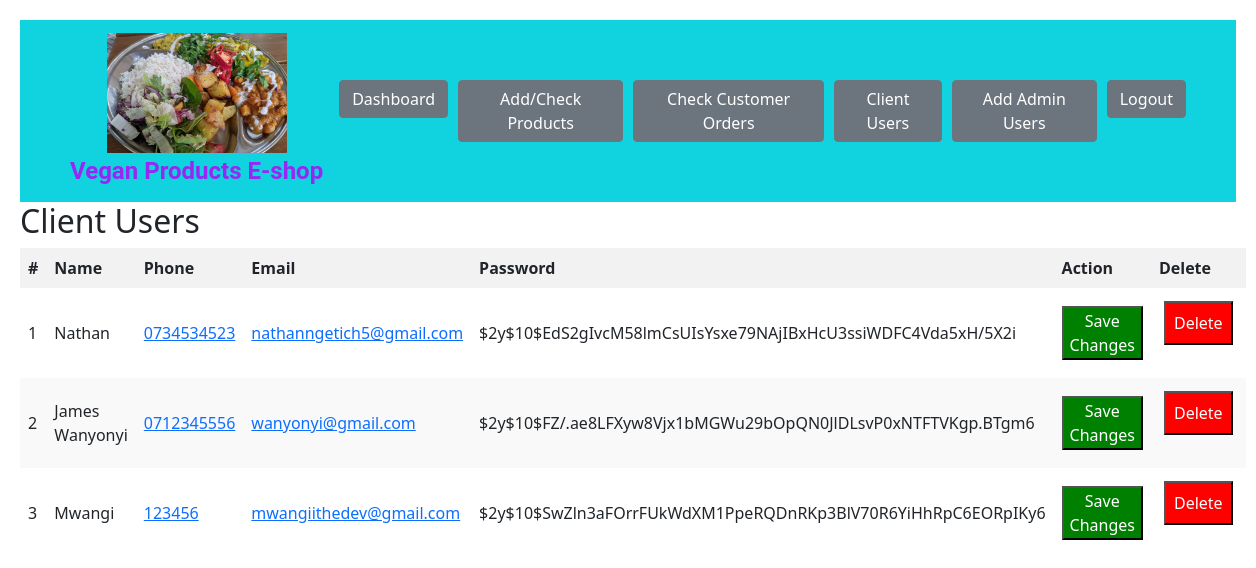
The app's page /users.php (signed in) with its own data.
### tables this page shows
CREATE TABLE `users` (
  `id` int(11) NOT NULL,
  `Name` varchar(128) NOT NULL,
  `phone` varchar(128) NOT NULL,
  `email` varchar(128) NOT NULL,
  `password` varchar(255) NOT NULL
);

### users.php (the view, shortened to what this page needs)
<!DOCTYPE html>
<html lang="en">
<head>
</head>
<?php include 'navbar.php'; ?>
<body>
    <h2>Client Users</h2>
    <table>
    <thead>
        <tr>
            <th>#</th>
            <th>Name</th>
            <th>Phone</th>
            <th>Email</th>
            <th>Password</th>
            <th>Action</th>
            <th>Delete</th>
        </tr>
    </thead>
    <tbody>
        <?php
        include 'config/db.php';
        $query = "SELECT * FROM users";
        $result = mysqli_query($connection, $query);
        $serialNumber = 1;
        if ($result && mysqli_num_rows($result) > 0) {
            while ($row = mysqli_fetch_assoc($result)) {
                echo '<tr>';
                echo '<td>' . $serialNumber++ . '</td>';
                echo '<td>' . $row['Name'] . '</td>';
                echo '<td><a href="tel:' . $row['phone'] . '">' . $row['phone'] . '</a></td>';
                echo '<td><a href="mailto:' . $row['email'] . '">' . $row['email'] . '</a></td>';
                echo '<td class="password-field" contenteditable="true">' . $row['password'] . '</td>';
                echo '<td>';
                echo '<button class="save-button" style="background-color: green; color: white;" data-id="' . $row['id'] . '">Save Changes</button>';
                echo '</td>';
                echo '<td>';
                echo '<form method="post" action="delete_client.php">';
                echo '<input type="submit" value="Delete" style="background-color: red; color: white;">';
                echo '</form>';
                echo '</td>';
                echo '</tr>';
            }
        } else {
            echo '<tr><td colspan="7">No users found</td></tr>';
        }
        ?>
    </tbody>
</table>
</body>
</html>

### users.php (style rules this page uses)
body { font-family: Arial, sans-serif; background-color: #f4f4f4; margin: 0; padding: 20px; }
table { width: 100%; border-collapse: collapse; margin-bottom: 20px; }
th, td { border: 1px solid #ddd; padding: 8px; text-align: left; }
th { background-color: #f2f2f2; }
tr:nth-child(even) { background-color: #f9f9f9; }
form { margin-bottom: 20px; }
input[type="text"], input[type="password"], input[type="submit"] { padding: 8px; margin: 5px; }

### records on screen
users: Name "Nathan", phone "0734534523", email "nathanngetich5@gmail.com", password "$2y$10$EdS2gIvcM58lmCsUIsYsxe79NAjIBxHcU3ssiWDFC4Vda5xH/5X2i"
users: Name "James Wanyonyi", phone "0712345556", email "wanyonyi@gmail.com", password "$2y$10$FZ/.ae8LFXyw8Vjx1bMGWu29bOpQN0JlDLsvP0xNTFTVKgp.BTgm6"
users: Name "Mwangi", phone "123456", email "mwangiithedev@gmail.com", password "$2y$10$SwZln3aFOrrFUkWdXM1PpeRQDnRKp3BlV70R6YiHhRpC6EORpIKy6"
